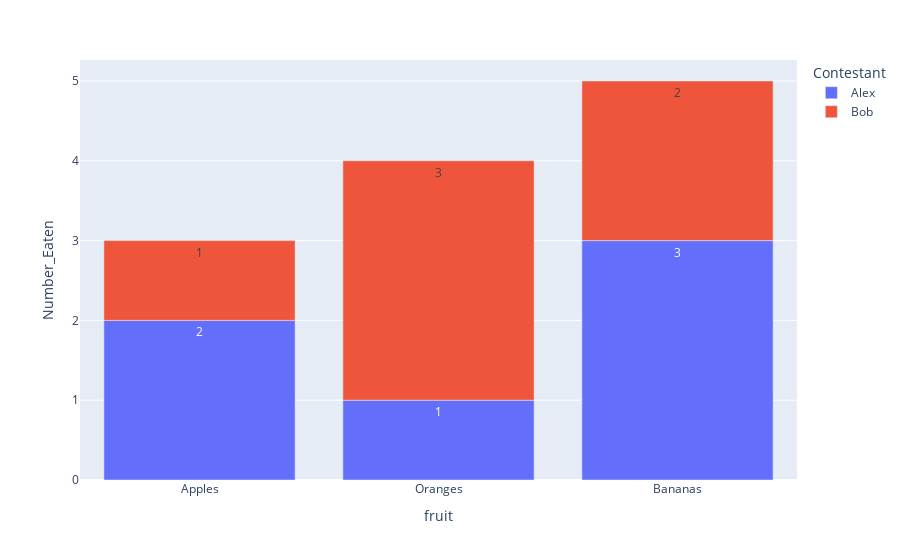

This figure's notebook cell:
### Code cell
fig = px.bar(df, x="fruit", y="Number_Eaten", color="Contestant", text_auto=True)
fig.show()

### Figure 1 — Plotly figure (JSON) as saved in the notebook; plotly's stock layout.template omitted (floating-point values rounded to 4 significant figures)
{"data": [{"alignmentgroup": "True", "hovertemplate": "Contestant=Alex<br>fruit=%{x}<br>Number_Eaten=%{y}<extra></extra>", "legendgroup": "Alex", "marker": {"color": "#636efa", "pattern": {"shape": ""}}, "name": "Alex", "offsetgroup": "Alex", "orientation": "v", "showlegend": true, "textposition": "auto", "texttemplate": "%{y}", "type": "bar", "x": ["Apples", "Oranges", "Bananas"], "xaxis": "x", "y": [2, 1, 3], "yaxis": "y"}, {"alignmentgroup": "True", "hovertemplate": "Contestant=Bob<br>fruit=%{x}<br>Number_Eaten=%{y}<extra></extra>", "legendgroup": "Bob", "marker": {"color": "#EF553B", "pattern": {"shape": ""}}, "name": "Bob", "offsetgroup": "Bob", "orientation": "v", "showlegend": true, "textposition": "auto", "texttemplate": "%{y}", "type": "bar", "x": ["Apples", "Oranges", "Bananas"], "xaxis": "x", "y": [1, 3, 2], "yaxis": "y"}], "layout": {"barmode": "relative", "legend": {"title": {"text": "Contestant"}, "tracegroupgap": 0}, "margin": {"t": 60}, "xaxis": {"anchor": "y", "domain": [0, 1], "title": {"text": "fruit"}}, "yaxis": {"anchor": "x", "domain": [0, 1], "title": {"text": "Number_Eaten"}}}}
